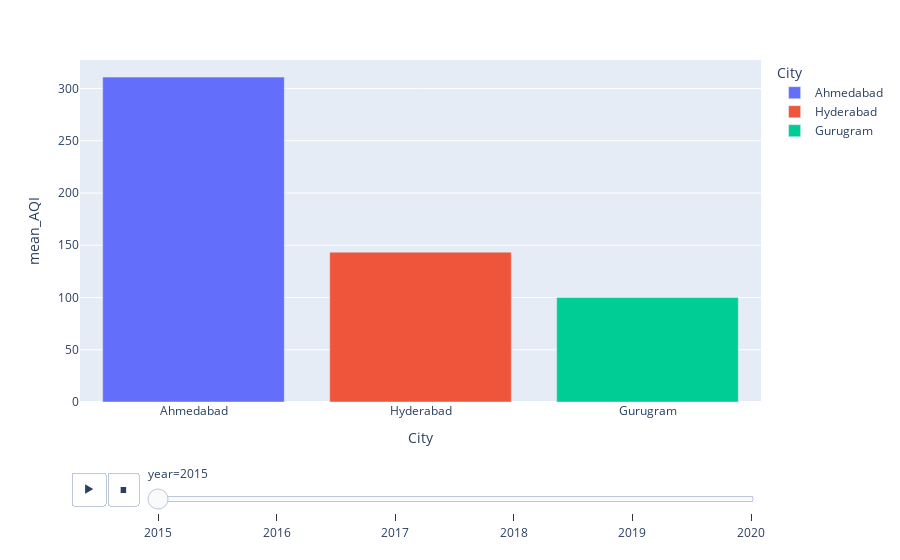

Source (notebook cell):
### Code cell
fig = px.bar(perc, x='City', y='mean_AQI', animation_frame='year', animation_group='City', color='City',
            hover_name='City')
fig.show()

### Figure 1 — Plotly figure (JSON) as saved in the notebook; plotly's stock layout.template omitted (floating-point values rounded to 4 significant figures)
{"data": [{"alignmentgroup": "True", "hovertemplate": "<b>%{hovertext}</b><br><br>City=%{x}<br>year=2015<br>mean_AQI=%{y}<extra></extra>", "hovertext": ["Ahmedabad"], "ids": ["Ahmedabad"], "legendgroup": "Ahmedabad", "marker": {"color": "#636efa"}, "name": "Ahmedabad", "offsetgroup": "Ahmedabad", "orientation": "v", "showlegend": true, "textposition": "auto", "type": "bar", "x": ["Ahmedabad"], "xaxis": "x", "y": [311.0], "yaxis": "y"}, {"alignmentgroup": "True", "hovertemplate": "<b>%{hovertext}</b><br><br>City=%{x}<br>year=2015<br>mean_AQI=%{y}<extra></extra>", "hovertext": ["Hyderabad"], "ids": ["Hyderabad"], "legendgroup": "Hyderabad", "marker": {"color": "#EF553B"}, "name": "Hyderabad", "offsetgroup": "Hyderabad", "orientation": "v", "showlegend": true, "textposition": "auto", "type": "bar", "x": ["Hyderabad"], "xaxis": "x", "y": [143.4], "yaxis": "y"}, {"alignmentgroup": "True", "hovertemplate": "<b>%{hovertext}</b><br><br>City=%{x}<br>year=2015<br>mean_AQI=%{y}<extra></extra>", "hovertext": ["Gurugram"], "ids": ["Gurugram"], "legendgroup": "Gurugram", "marker": {"color": "#00cc96"}, "name": "Gurugram", "offsetgroup": "Gurugram", "orientation": "v", "showlegend": true, "textposition": "auto", "type": "bar", "x": ["Gurugram"], "xaxis": "x", "y": [100], "yaxis": "y"}], "layout": {"barmode": "relative", "legend": {"title": {"text": "City"}, "tracegroupgap": 0}, "margin": {"t": 60}, "sliders": [{"active": 0, "currentvalue": {"prefix": "year="}, "len": 0.9, "pad": {"b": 10, "t": 60}, "steps": [{"args": [["2015"], {"frame": {"duration": 0, "redraw": true}, "fromcurrent": true, "mode": "immediate", "transition": {"duration": 0, "easing": "linear"}}], "label": "2015", "method": "animate"}, {"args": [["2016"], {"frame": {"duration": 0, "redraw": true}, "fromcurrent": true, "mode": "immediate", "transition": {"duration": 0, "easing": "linear"}}], "label": "2016", "method": "animate"}, {"args": [["2017"], {"frame": {"duration": 0, "redraw": true}, "fromcurrent": true, "mode": "immediate", "transition": {"duration": 0, "easing": "linear"}}], "label": "2017", "method": "animate"}, {"args": [["2018"], {"frame": {"duration": 0, "redraw": true}, "fromcurrent": true, "mode": "immediate", "transition": {"duration": 0, "easing": "linear"}}], "label": "2018", "method": "animate"}, {"args": [["2019"], {"frame": {"duration": 0, "redraw": true}, "fromcurrent": true, "mode": "immediate", "transition": {"duration": 0, "easing": "linear"}}], "label": "2019", "method": "animate"}, {"args": [["2020"], {"frame": {"duration": 0, "redraw": true}, "fromcurrent": true, "mode": "immediate", "transition": {"duration": 0, "easing": "linear"}}], "label": "2020", "method": "animate"}], "x": 0.1, "xanchor": "left", "y": 0, "yanchor": "top"}], "updatemenus": [{"buttons": [{"args": [null, {"frame": {"duration": 500, "redraw": true}, "fromcurrent": true, "mode": "immediate", "transition": {"duration": 500, "easing": "linear"}}], "label": "&#9654;", "method": "animate"}, {"args": [[null], {"frame": {"duration": 0, "redraw": true}, "fromcurrent": true, "mode": "immediate", "transition": {"duration": 0, "easing": "linear"}}], "label": "&#9724;", "method": "animate"}], "direction": "left", "pad": {"r": 10, "t": 70}, "showactive": false, "type": "buttons", "x": 0.1, "xanchor": "right", "y": 0, "yanchor": "top"}], "xaxis": {"anchor": "y", "categoryarray": ["Ahmedabad", "Hyderabad", "Gurugram", "Amritsar", "Guwahati"], "categoryorder": "array", "domain": [0, 1], "title": {"text": "City"}}, "yaxis": {"anchor": "x", "domain": [0, 1], "title": {"text": "mean_AQI"}}}}
